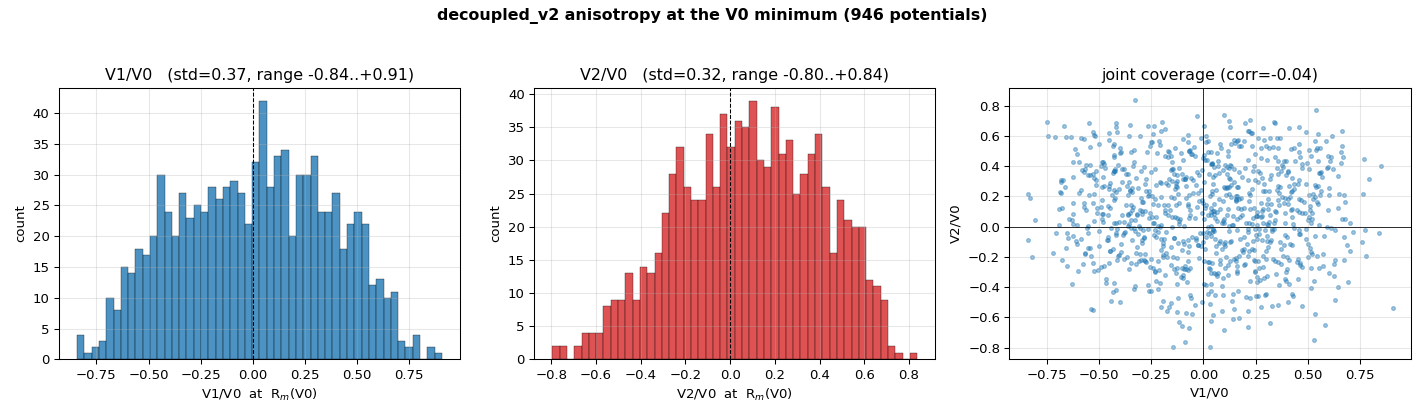

Source code (Python):
#!/usr/bin/env python3
"""Variability check: V1/V0 and V2/V0 evaluated at the V0 minimum, over the
whole decoupled_v2 library.

  V0(R) =      A e^{-aR} -      C6 R^{-6}
  V1(R) =  eta A e^{-aR} - a1   C6 R^{-6}
  V2(R) = zeta A e^{-aR} - a2   C6 R^{-6}

Ratios are taken at Rm = argmin V0 (the well bottom). Histograms + summary.
"""
import os
import numpy as np
import pandas as pd
import matplotlib
matplotlib.use("Agg")
import matplotlib.pyplot as plt
from scipy.optimize import minimize_scalar

HERE = os.path.dirname(os.path.abspath(__file__))
lib = pd.read_csv(os.path.join(HERE, "potentials_library.csv"))


def v0(R, A, a, C6):
    return A * np.exp(-a * R) - C6 * R ** -6


def comp(R, A, a, C6, w_exp, w_disp):     # generic Legendre component
    return w_exp * A * np.exp(-a * R) - w_disp * C6 * R ** -6


r1, r2, rm = [], [], []
for _, p in lib.iterrows():
    res = minimize_scalar(lambda R: v0(R, p.A, p.a, p.C6),
                          bounds=(2.5, 40.0), method="bounded")
    Rm = res.x
    V0 = v0(Rm, p.A, p.a, p.C6)
    V1 = comp(Rm, p.A, p.a, p.C6, p.eta, p.a1)
    V2 = comp(Rm, p.A, p.a, p.C6, p.zeta, p.a2)
    r1.append(V1 / V0); r2.append(V2 / V0); rm.append(Rm * 0.529177210903)

lib["V1_over_V0"] = r1
lib["V2_over_V0"] = r2
lib["Rm_iso_ang"] = rm
lib[["id", "V1_over_V0", "V2_over_V0", "Rm_iso_ang"]].to_csv(
    os.path.join(HERE, "anisotropy_at_min.csv"), index=False)

r1 = np.array(r1); r2 = np.array(r2)
print(f"N = {len(r1)} potentials,  ratios at V0 minimum")
for name, r in (("V1/V0", r1), ("V2/V0", r2)):
    q = np.percentile(r, [1, 25, 50, 75, 99])
    print(f"  {name}: mean={r.mean():+.3f} std={r.std():.3f} "
          f"min={r.min():+.3f} max={r.max():+.3f}  "
          f"[1,25,50,75,99]%={np.array2string(q, precision=2, sign='+')}")
print(f"  corr(V1/V0, V2/V0) = {np.corrcoef(r1, r2)[0,1]:+.3f}")

fig, ax = plt.subplots(1, 3, figsize=(15, 4.4))
for a, r, name, c in ((ax[0], r1, "V1/V0", "tab:blue"),
                      (ax[1], r2, "V2/V0", "tab:red")):
    a.hist(r, bins=50, color=c, alpha=0.8, edgecolor="k", lw=0.3)
    a.axvline(0, color="k", lw=0.8, ls="--")
    a.set_xlabel(f"{name}  at  R$_m$(V0)")
    a.set_ylabel("count")
    a.set_title(f"{name}   (std={r.std():.2f}, range {r.min():+.2f}..{r.max():+.2f})")
    a.grid(alpha=0.3)
ax[2].scatter(r1, r2, s=8, alpha=0.4)
ax[2].axhline(0, color="k", lw=0.6); ax[2].axvline(0, color="k", lw=0.6)
ax[2].set_xlabel("V1/V0"); ax[2].set_ylabel("V2/V0")
ax[2].set_title(f"joint coverage (corr={np.corrcoef(r1, r2)[0,1]:+.2f})")
ax[2].grid(alpha=0.3)
fig.suptitle("decoupled_v2 anisotropy at the V0 minimum (946 potentials)",
             fontsize=12, weight="bold")
fig.tight_layout(rect=(0, 0, 1, 0.95))
fig.savefig(os.path.join(HERE, "anisotropy_hist.png"), dpi=95)
fig.savefig(os.path.join(HERE, "anisotropy_hist.pdf"))
print("wrote anisotropy_hist.png/.pdf and anisotropy_at_min.csv")
